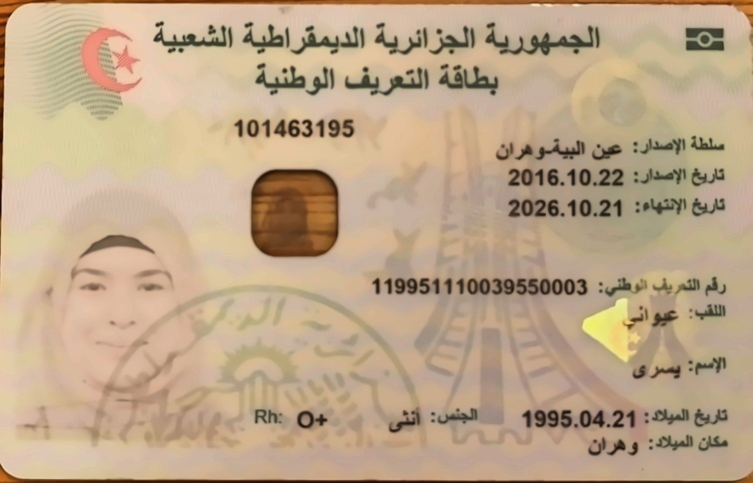
#> input picture _temp_input.jpg, 1506 x 966 px (shown at 1/2 size)
$ python final_ocr_option_b.py _temp_input.jpg
#> lines starting #> are read from the running program, lines starting #| are printed output that depends on the picture; after the words box and inside, x2 and y2 are one past the last pixel; in counts of white or black regions, pixels touching at a corner belong together
#> in preprocess_option_b, img is the input picture: shape (966, 1506, 3); mean B, G, R 137.4, 166.2, 190.3
### preprocess_option_b.py
import cv2
import numpy as np

# ----------------------------------------------------------
# 1) AUTO-ROTATE TO LANDSCAPE
# ----------------------------------------------------------
def auto_rotate(img):
    h, w = img.shape[:2]
#> h = 966; w = 1506
    if h > w:
        return cv2.rotate(img, cv2.ROTATE_90_CLOCKWISE)
    return img


# ----------------------------------------------------------
# 2) PERSPECTIVE CORRECTION
# ----------------------------------------------------------
def detect_biggest_contour(img):
    gray = cv2.cvtColor(img, cv2.COLOR_BGR2GRAY)
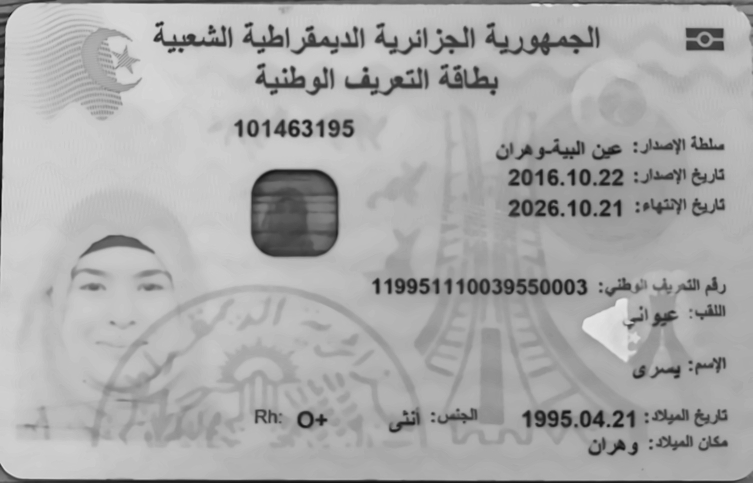
#> gray: shape (966, 1506) (shown at 1/2 size); min 3, max 233, mean 170.1
    blur = cv2.GaussianBlur(gray, (5, 5), 0)
    edges = cv2.Canny(blur, 50, 150)
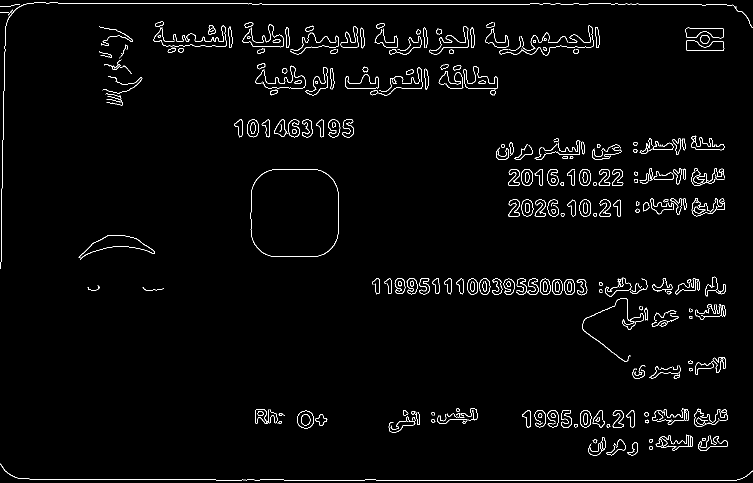
#> edges: shape (966, 1506) (shown at 1/2 size); 2% white in thin lines or dots

    cnts, _ = cv2.findContours(edges, cv2.RETR_EXTERNAL, cv2.CHAIN_APPROX_SIMPLE)
#> cnts = 316 contours, 158 with area under 20; largest, box (x1, y1, x2, y2) and area: (501, 338, 678, 514) 28160, (157, 470, 310, 520) 2530, (858, 52, 937, 109) 1196, (1371, 55, 1448, 77) 1144, (1372, 81, 1449, 102) 1108
    if not cnts:
        return None

    cnts = sorted(cnts, key=cv2.contourArea, reverse=True)
    return cnts[0]


# [28 lines left out: function four_point_transform, not called in this run]


def correct_perspective(img):
    cnt = detect_biggest_contour(img)
#> cnt = contour of 157 points, box (x1, y1, x2, y2) (501, 338, 678, 514), area 28160
    if cnt is None:
        return img

    peri = cv2.arcLength(cnt, True)
#> peri = 629
    approx = cv2.approxPolyDP(cnt, 0.015 * peri, True)
#> approx = [[522, 349], [502, 384], [512, 493], [545, 513], [657, 502], [676, 468], [666, 359], [635, 339]]

    if len(approx) == 4:
        return four_point_transform(img, approx)

    return img


# ----------------------------------------------------------
# 3) CAMSCANNER "MAGIC COLOR" FILTER
# ----------------------------------------------------------
def apply_camscanner_filter(img):
    """
    Simulates CamScanner's 'Magic Color' / Document Scan effect.
    1. Flattens illumination (removes shadows) using Division Normalization.
    2. Whitens background.
    3. Enhances text contrast.
    """
    # 1. Convert to Grayscale
    if len(img.shape) == 3:
        gray = cv2.cvtColor(img, cv2.COLOR_BGR2GRAY)
    else:
        gray = img

    # 2. Estimate Background (Illumination)
    # We use a large dilation to "erase" the text and keep the background
    # Kernel size depends on resolution, 25x25 is good for ~1000px width
    kernel = cv2.getStructuringElement(cv2.MORPH_RECT, (25, 25))
    bg = cv2.morphologyEx(gray, cv2.MORPH_DILATE, kernel)
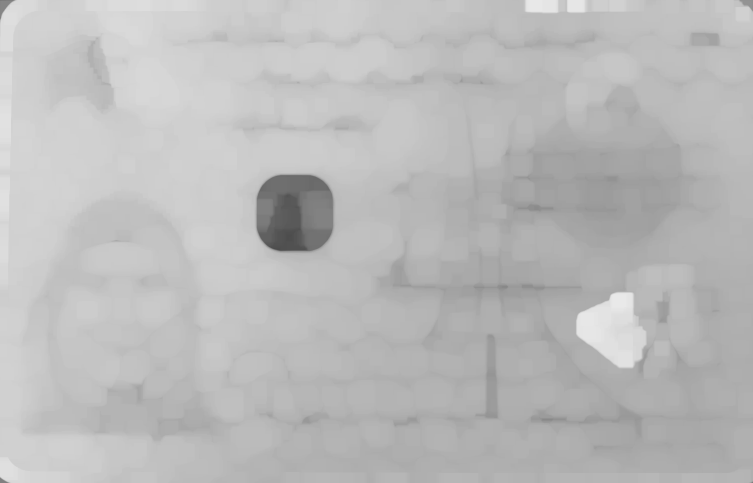
#> bg: shape (966, 1506) (shown at 1/2 size); min 76, max 233, mean 186.8

    # Blur the background to smooth it out (removes artifacts from dilation)
    bg = cv2.GaussianBlur(bg, (21, 21), 0)

    # 3. Division Normalization
    # result = (gray / bg) * 255
    # This makes the background white (255) and preserves the text darkness relative to local bg
    # This is the "Magic" part that removes shadows.
    norm = cv2.divide(gray, bg, scale=255)
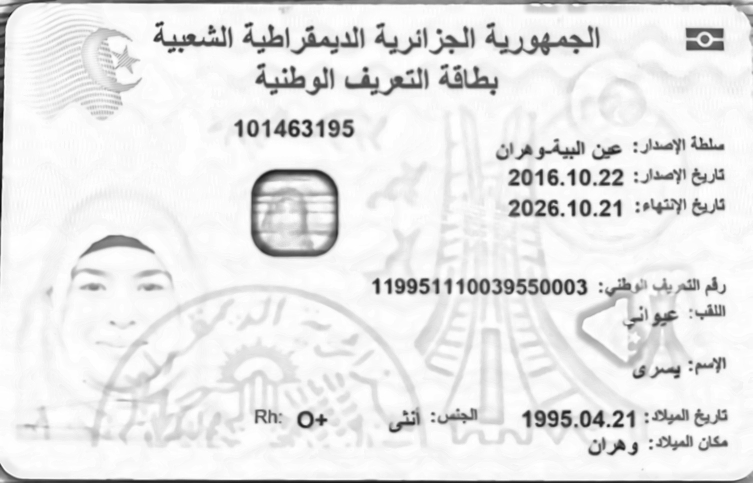
#> norm: shape (966, 1506) (shown at 1/2 size); min 3, max 255, mean 231.7

    # 4. Sharpening (Unsharp Masking)
    # Helps text pop out against the now-white background
    blur = cv2.GaussianBlur(norm, (5, 5), 0)
    sharpened = cv2.addWeighted(norm, 1.5, blur, -0.5, 0)

    # 5. Final Contrast Boost (CLAHE)
    # Enhances local contrast to make faint text readable
    clahe = cv2.createCLAHE(clipLimit=2.0, tileGridSize=(8, 8))
    final = clahe.apply(sharpened)
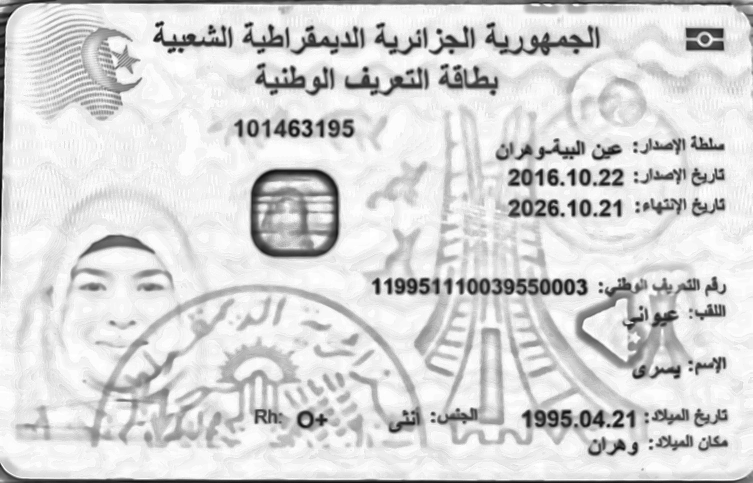
#> final: shape (966, 1506) (shown at 1/2 size); min 1, max 255, mean 214.9

    return final


# ----------------------------------------------------------
# FINAL PIPELINE
# ----------------------------------------------------------
def preprocess_option_b(image_path):
    img = cv2.imread(image_path)
    if img is None:
        raise ValueError("Could not read image")

    # 1. Rotate
    img = auto_rotate(img)

    # 2. Perspective Correction
    img = correct_perspective(img)

    # 3. Apply CamScanner Magic Filter
    enhanced = apply_camscanner_filter(img)

    # Save debug version
    cv2.imwrite("/app/preprocessed_option_b.jpg", enhanced)

    return enhanced

### final_ocr_option_b.py
import pytesseract
from PIL import Image
import cv2
import numpy as np
import json
import re
from datetime import datetime
from preprocess_option_b import preprocess_option_b   # OPTION B PREPROCESSING


# ============================================================
# FIXED ZONES (coordinates corrected for 900×568 layout)
# ============================================================

ZONES = {
    # ---------- Authority / Issue / Expiry ----------
    "authority":   (550, 150, 990, 200),
    "issue_date":  (590, 190, 900, 230),
    "expiry_date": (590, 230, 900, 280),

    # ---------- National ID ----------
    "national_id": (450, 300, 720, 350),

    # ---------- Names ----------
    "last_name":   (600, 360, 960, 410),   # Widened
    "first_name":  (450, 410, 950, 470),   # Widened

    # ---------- Birth info line ----------
    "gender":      (400, 450, 650, 530),   # Widened significantly to catch value
    "birth_date":  (600, 460, 900, 510 ),   # تاريخ الميلاد

    # ---------- Birth place ----------
    "birth_place": (600, 510, 900, 550),
}


def ensure_gray(img):
    if len(img.shape) == 3:
        return cv2.cvtColor(img, cv2.COLOR_BGR2GRAY)
    return img


# ============================================================
# SPECIAL ENHANCEMENT FOR LAST NAME (Option B aggressive)
# ============================================================

# [39 lines left out: function enhance_last_name, not called in this run]


# ============================================================
# MAIN OCR PER FIELD (MODE 1 = FULL ADVANCED)
# ============================================================

def ocr_zone(field, img):

    # ---------------------------
    # LAST NAME → Super enhanced
    # ---------------------------
    if field == "last_name":
        enhanced = enhance_last_name(img)

        txt = pytesseract.image_to_string(
            enhanced,
            lang="ara+fra",
            config="--psm 6 --oem 3"
        ).strip()

        if not txt or len(txt) < 2:
            gray = ensure_gray(img)
            gray = cv2.resize(gray, None, fx=3, fy=3)
            txt = pytesseract.image_to_string(
                gray, lang="ara+fra+eng", config="--psm 7"
            ).strip()

        return txt

    # ---------------------------
    # DATES → Strict numeric OCR
    # ---------------------------
    if field in ["birth_date", "issue_date", "expiry_date"]:
        gray = ensure_gray(img)
        gray = cv2.resize(gray, None, fx=3, fy=3)

        clahe = cv2.createCLAHE(clipLimit=2.0)
        gray = clahe.apply(gray)

        gray = cv2.adaptiveThreshold(
            gray, 255,
            cv2.ADAPTIVE_THRESH_GAUSSIAN_C,
            cv2.THRESH_BINARY,
            31, 5
        )

        return pytesseract.image_to_string(
            gray,
            lang="eng",
            config="--psm 7 -c tessedit_char_whitelist=0123456789/.-"
        ).strip()

    # ---------------------------
    # NATIONAL ID → Numbers only
    # ---------------------------
    if field == "national_id":
        gray = ensure_gray(img)
        gray = cv2.resize(gray, None, fx=3, fy=3)

        return pytesseract.image_to_string(
            gray,
            lang="eng",
            config="--psm 7 -c tessedit_char_whitelist=0123456789"
        ).strip()

    # ---------------------------
    # GENDER → Arabic/French/English
    # ---------------------------
    if field == "gender":
        gray = ensure_gray(img)
        gray = cv2.resize(gray, None, fx=3, fy=3)
        gray = cv2.medianBlur(gray, 3)

        return pytesseract.image_to_string(
            gray,
            lang="ara+fra+eng",
            config="--psm 6"
        ).strip()

    # ---------------------------
    # DEFAULT OCR
    # ---------------------------
    gray = ensure_gray(img)
    gray = cv2.resize(gray, None, fx=2, fy=2)

    return pytesseract.image_to_string(
        gray,
        lang="ara+fra+eng",
        config="--psm 6"
    ).strip()


# ============================================================
# ZONE EXTRACTION
# ============================================================

def extract_zones(image):
    zones = {}
    for field, (x1, y1, x2, y2) in ZONES.items():
        # Ensure coordinates are within bounds
        h, w = image.shape[:2]
        x1, y1 = max(0, x1), max(0, y1)
        x2, y2 = min(w, x2), min(h, y2)

        crop = image[y1:y2, x1:x2]
        cv2.imwrite(f"/app/zone_{field}.jpg", crop)
        zones[field] = crop
    return zones


# ============================================================
# CLEANING + PARSING
# ============================================================

def convert_ar_digits(s):
    return s.translate(str.maketrans("٠١٢٣٤٥٦٧٨٩", "0123456789"))

# [7 lines left out: function extract_date, not called in this run]

def clean_arabic(s):
    return re.sub(r"[^\u0600-\u06FF\s]", "", s).strip()


# [18 lines left out: function parse_data, not called in this run]


# ============================================================
# MAIN
# ============================================================

if __name__ == "__main__":
    import sys
    img_path = sys.argv[1]

    # OPTION B PREPROCESSING
    processed = preprocess_option_b(img_path)

    # Resize to 900px width (zone coordinates calibrated)
    original = cv2.resize(processed, (900, 568))
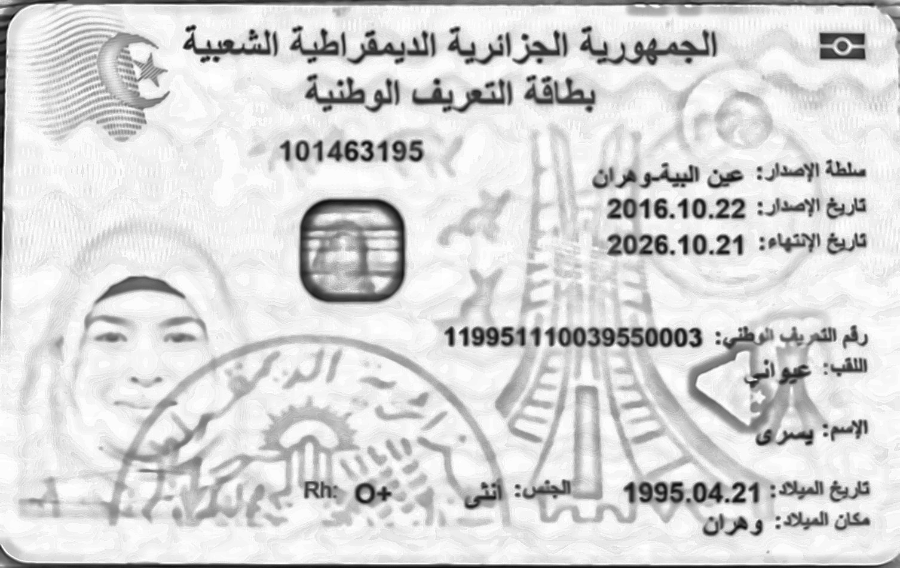
#> original: shape (568, 900); min 6, max 255, mean 214.8

    zones = extract_zones(original)
#> the loop in extract_zones, `for field, (x1, y1, x2, y2) in ZONES.items():` made 9 passes
#> pass 3, in extract_zones, `crop = image[y1:y2, x1:x2]`:
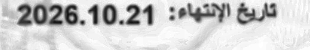
#> crop: shape (50, 310); min 15, max 255, mean 206.5
#> after the loop in extract_zones, `for field, (x1, y1, x2, y2) in ZONES.items():`: zones = 9 items
#> zones = 9 items

    zone_text = {k: ocr_zone(k, v) for k, v in zones.items()}
#> (the run stopped early here; a loop or call above may not have finished)

$ run again, on cni_enhanced.jpg
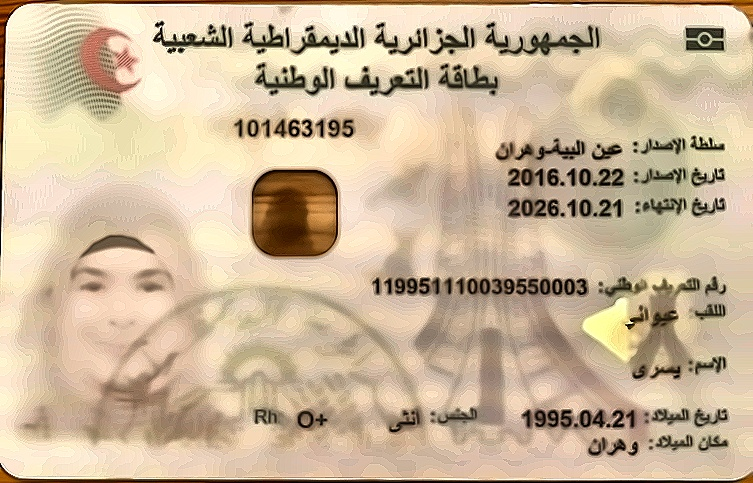
#> input picture cni_enhanced.jpg, 753 x 483 px
#> in preprocess_option_b, img is the input picture: shape (483, 753, 3); mean B, G, R 155, 183.3, 204.7
#> in detect_biggest_contour, `edges = cv2.Canny(blur, 50, 150)`:
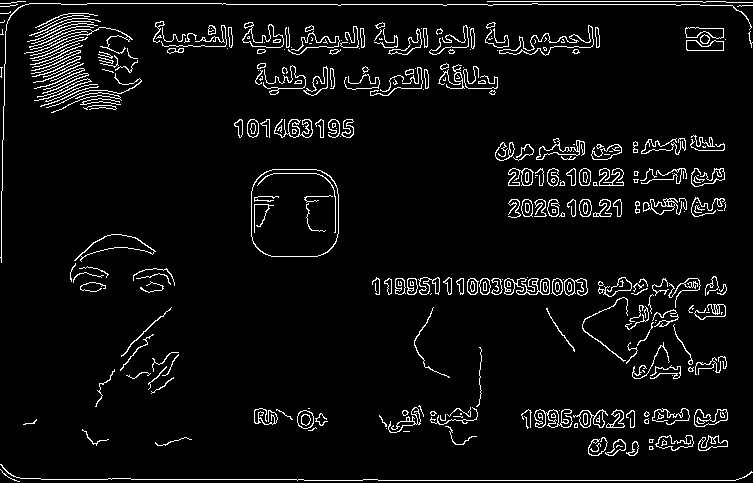
#> edges: shape (483, 753); 5.3% white in thin lines or dots
#> cnts = 298 contours, 200 with area under 20; largest, box (x1, y1, x2, y2) and area: (251, 169, 339, 257) 7008, (499, 25, 594, 56) 810, (74, 234, 156, 262) 745, (242, 22, 284, 48) 434, (504, 278, 550, 295) 411
#> cnt = contour of 74 points, box (x1, y1, x2, y2) (251, 169, 339, 257), area 7008
#> peri = 313.4
#> approx = contour of 9 points, box (x1, y1, x2, y2) (251, 169, 339, 257), area 6630
#> after the loop in extract_zones, `for field, (x1, y1, x2, y2) in ZONES.items():`: zones = 9 items
#> in ocr_zone, `gray = cv2.resize(gray, None, fx=2, fy=2)`:
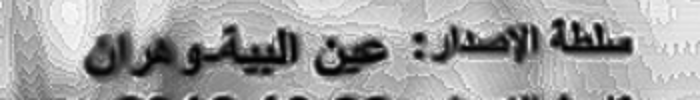
#> gray: shape (100, 700); min 2, max 252, mean 161.9
